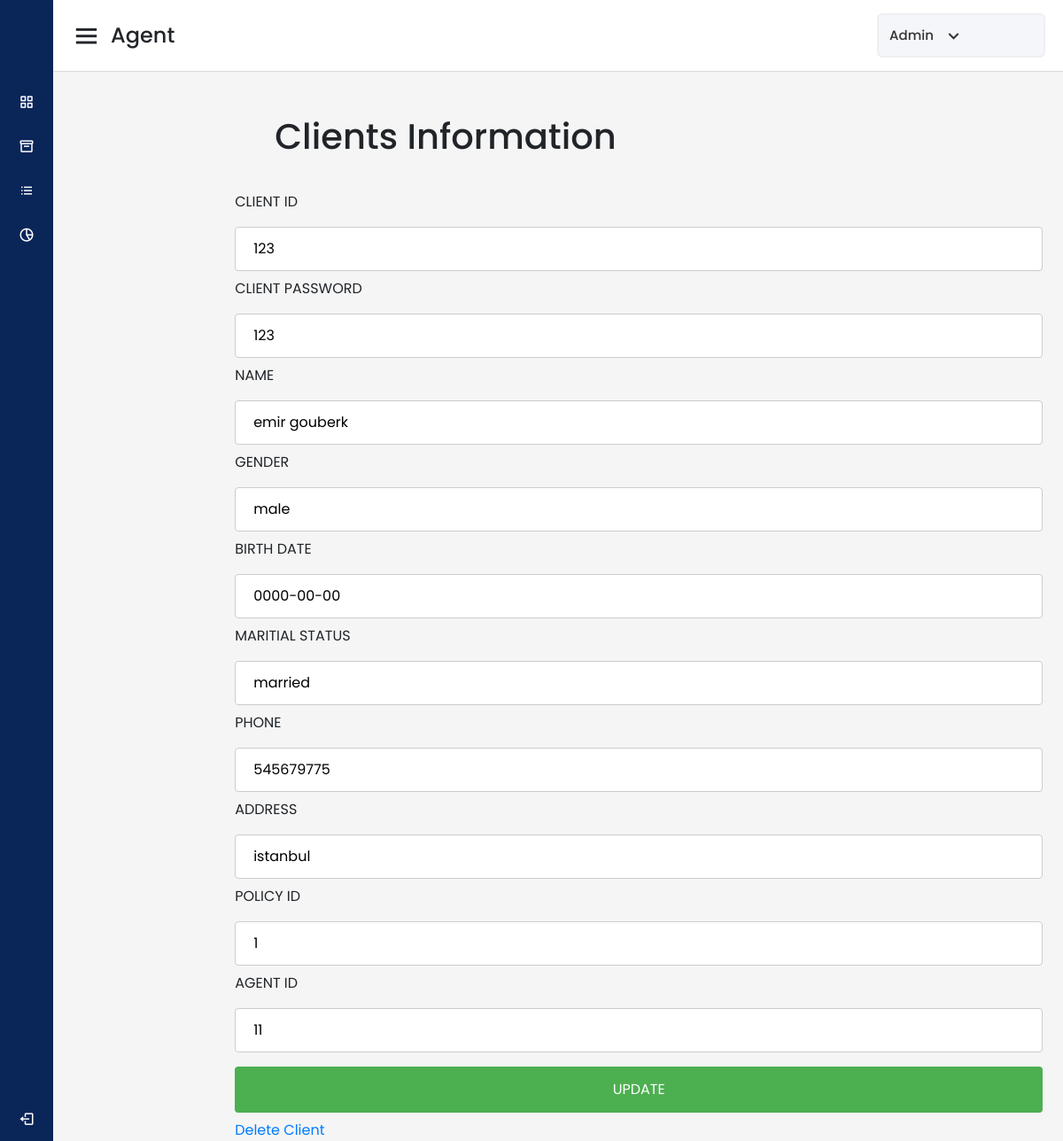
The page /admin/editClient.php?client_id=123 on the database its author committed.
### tables this page shows
CREATE TABLE `client` (
  `client_id` int(11) NOT NULL,
  `client_password` varchar(30) NOT NULL,
  `name` varchar(50) NOT NULL,
  `gender` varchar(20) NOT NULL,
  `birth_date` date NOT NULL,
  `marital_status` varchar(30) NOT NULL,
  `phone` int(11) NOT NULL,
  `address` varchar(100) NOT NULL,
  `policy_id` int(11) NOT NULL,
  `agent_id` int(11) NOT NULL
);

### admin/editClient.php (the view, shortened to what this page needs)
<?php include('includes/header.php'); ?>
<?php include('includes/sidebar.php'); ?>
<?php include "../connection.php"  ?>
<body>
	<section class="home-section">
    <nav>
      <div class="sidebar-button">
        <i class='bx bx-menu sidebarBtn'></i>
        <span class="dashboard">Agent</span>
      </div>
      <div class="profile-details">
        <span class="admin_name">Admin</span>
        <i class='bx bx-chevron-down' ></i>
      </div>
    </nav>
	<div id="page-wrapper">
        <div class="row">
			<div class="col-md-12">
				<h1 class="page-head-line">Clients Information</h1>
			</div>
		</div>
		<div class="cus-in">
			<?php
				if($_SERVER["REQUEST_METHOD"] == "GET"){
					$client_id = $_GET["client_id"];
				}
				$sql = "SELECT * from client where client_id='$client_id'";
				$result = $conn->query($sql);
				echo "<div>\n";
 				while($row = $result->fetch_assoc())
				{
	        ?>
            <form action="updateClient.php" method="post" enctype="multipart/form-data">
					<?php
						echo "<label for=\"fname\">CLIENT ID</label>";
						echo "<input type=\"text\" client_id=\"fname\" name=\"client_id\" placeholder=\"clients id..\" value=\"$row[client_id]\">";
						echo "<label for=\"fname\">CLIENT PASSWORD</label>";
						echo "<input type=\"text\" client_id=\"fname\" name=\"client_password\" placeholder=\"clients password..\" value=\"$row[client_password]\">";
						echo "<label for=\"fname\">NAME</label>";
						echo "<input type=\"text\" client_id=\"fname\" name=\"name\" placeholder=\"clients name..\" value=\"$row[name]\">";
						echo "<label for=\"fname\">GENDER</label>";
						echo "<input type=\"text\" client_id=\"fname\" name=\"gender\" placeholder=\"clients gender..\" value=\"$row[gender]\">";
						echo "<label for=\"fname\">BIRTH DATE</label>";
						echo "<input type=\"text\" client_id=\"fname\" name=\"birth_date\" placeholder=\"clients Birth Date..\" value=\"$row[birth_date]\">";
						echo "<label for=\"fname\">MARITIAL STATUS</label>";
						echo "<input type=\"text\" client_id=\"fname\" name=\"marital_status\" placeholder=\"clients Maritial Status..\" value=\"$row[marital_status]\">";
						echo "<label for=\"fname\">PHONE</label>";
						echo "<input type=\"text\" client_id=\"fname\" name=\"phone\" placeholder=\"clients Phone..\" value=\"$row[phone]\">";
						echo "<label for=\"fname\">ADDRESS</label>";
						echo "<input type=\"text\" client_id=\"fname\" name=\"address\" placeholder=\"clients Address..\" value=\"$row[address]\">";
						echo "<label for=\"fname\">POLICY ID</label>";
						echo "<input type=\"text\" client_id=\"fname\" name=\"policy_id\" placeholder=\"policy id..\" value=\"$row[policy_id]\">";
						echo "<label for=\"fname\">AGENT ID</label>";
						echo "<input type=\"text\" client_id=\"fname\" name=\"agent_id\" placeholder=\"agent id..\" value=\"$row[agent_id]\">";
					?>
				<input type="submit" value="UPDATE" name="submit">
			</form>
			<?php
				echo "<a href='deleteClient.php?client_id=".$client_id."'>Delete Client</a>";
				echo "</div>\n";
				}
			?>
		</div>
	</div>
<?php include('includes/footer.php'); ?>

### admin/adminhome.css (style rules this page uses)
* { margin: 0; padding: 0; box-sizing: border-box; font-family: 'Poppins', sans-serif; }
.home-section { position: relative; background: #f5f5f5; min-height: 100vh; width: calc(100% - 240px); left: 240px; transition: all 0.5s ease; }
.home-section nav { display: flex; justify-content: space-between; height: 80px; background: #fff; display: flex; align-items: center; position: fixed; width: calc(100% - 240px); left: 240px; z-index: 100; padding: 0 20px; box-shadow: 0 1px 1px rgba(0, 0, 0, 0.1); transition: all 0.5s ease; }
.home-section nav .sidebar-button { display: flex; align-items: center; font-size: 24px; font-weight: 500; }
nav .sidebar-button i { font-size: 35px; margin-right: 10px; }
.home-section nav .profile-details { display: flex; align-items: center; background: #F5F6FA; border: 2px solid #EFEEF1; border-radius: 6px; height: 50px; min-width: 190px; padding: 0 15px 0 2px; }
nav .profile-details .admin_name { font-size: 15px; font-weight: 500; color: #333; margin: 0 10px; white-space: nowrap; }
nav .profile-details i { font-size: 25px; color: #333; }
@media (max-width: 1240px) { .home-section { width: calc(100% - 60px); left: 60px; } }
@media (max-width: 1240px) { .home-section nav { width: calc(100% - 60px); left: 60px; } }
input[type=text], select { width: 100%; padding: 12px 20px; margin: 8px 0; display: inline-block; border: 1px solid #ccc; border-radius: 4px; box-sizing: border-box; }
input[type=submit] { width: 100%; background-color: #4CAF50; color: white; padding: 14px 20px; margin: 8px 0; border: none; border-radius: 4px; cursor: pointer; }
.cus-in { width: 80%; margin-left: 18%; }
#page-wrapper { padding-top: 100px; }
.row { padding:30px; margin-left: 18%; }
.cus-in { margin: 0%; width: 80%; margin-left: 18%; }

### admin/editClient.php (style rules this page uses)
.row { padding:30px; margin-left: 18%; }
.cus-in { margin: 0%; width: 80%; margin-left: 18%; }

### rows shown on the page
client: client_id "123", client_password "123", name "emir gouberk", gender "male", birth_date "0000-00-00", marital_status "married", phone "545679775", address "istanbul", policy_id "1", agent_id "11"
